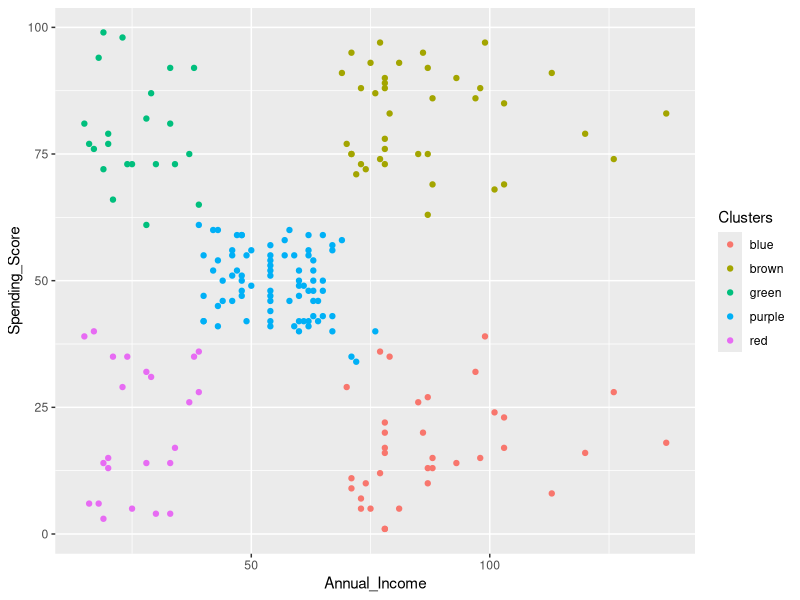
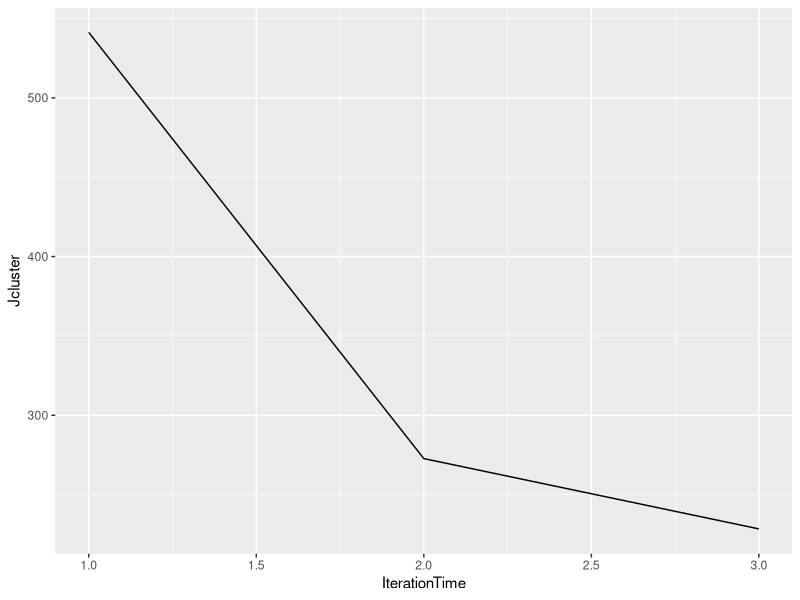

Write R code to recreate these figures, in order.
numofclusters=5
numofiterations=100
# Read the data from the file
dat=read.csv("./Customers.csv")
# Generate the original centers
ct=data.frame(c(5,20,100,70,120),c(5,90,10,50,100))
names(ct)=c("Annual_Income","Spending_Score")
Jcluster=c() # Contain the record of J_cluster
dat$ClusterID=dat$CustomerID

Get_New_Cluster=function(x)
{
    ct$Currentdis=sqrt((as.numeric(x['Annual_Income'])-ct$Annual_Income)**2+(as.numeric(x['Spending_Score'])-ct$Spending_Score)**2)
  newJcluster<<-newJcluster+min(ct$Currentdis)**2
  return(min(which(ct$Currentdis==min(ct$Currentdis),arr.ind=TRUE)))
}
# The main body of iteration
for(t in 1:numofiterations)
{
  # Calculate the closest center point
  newJcluster=0
  dat$ClusterID=apply(dat,1,Get_New_Cluster)
  ct$Currentdis=NULL
  # Calculate the new center points
  newct=ct
  for(i in 1:numofclusters)
  {
    newct$Annual_Income[i]=sum(dat$Annual_Income[dat$ClusterID==i])/sum(dat$ClusterID==i)
    newct$Spending_Score[i]=sum(dat$Spending_Score[dat$ClusterID==i])/sum(dat$ClusterID==i)
  }
  # Jump out of the iteration if the center points do not change
  if(sum(newct==ct)==2*numofclusters)
  {
    break
  }
  
  # Change the center points
  ct=newct
  
  # Record the change of Jcluster
  Jcluster=append(Jcluster,newJcluster/nrow(dat))
}

# Visualize the data
library(ggplot2)
# Visualize the clustered points
colors=c("red","green","blue","purple","brown")
ggplot(dat)+geom_point(mapping=aes(x=Annual_Income,y=Spending_Score,color=colors[ClusterID]))+labs(color="Clusters")
# Visualize the change of Jcluster
result=data.frame(Jcluster,c(1:length(Jcluster)))
names(result)=c("Jcluster","IterationTime")
ggplot(result)+geom_line(mapping=aes(x=IterationTime,y=Jcluster))